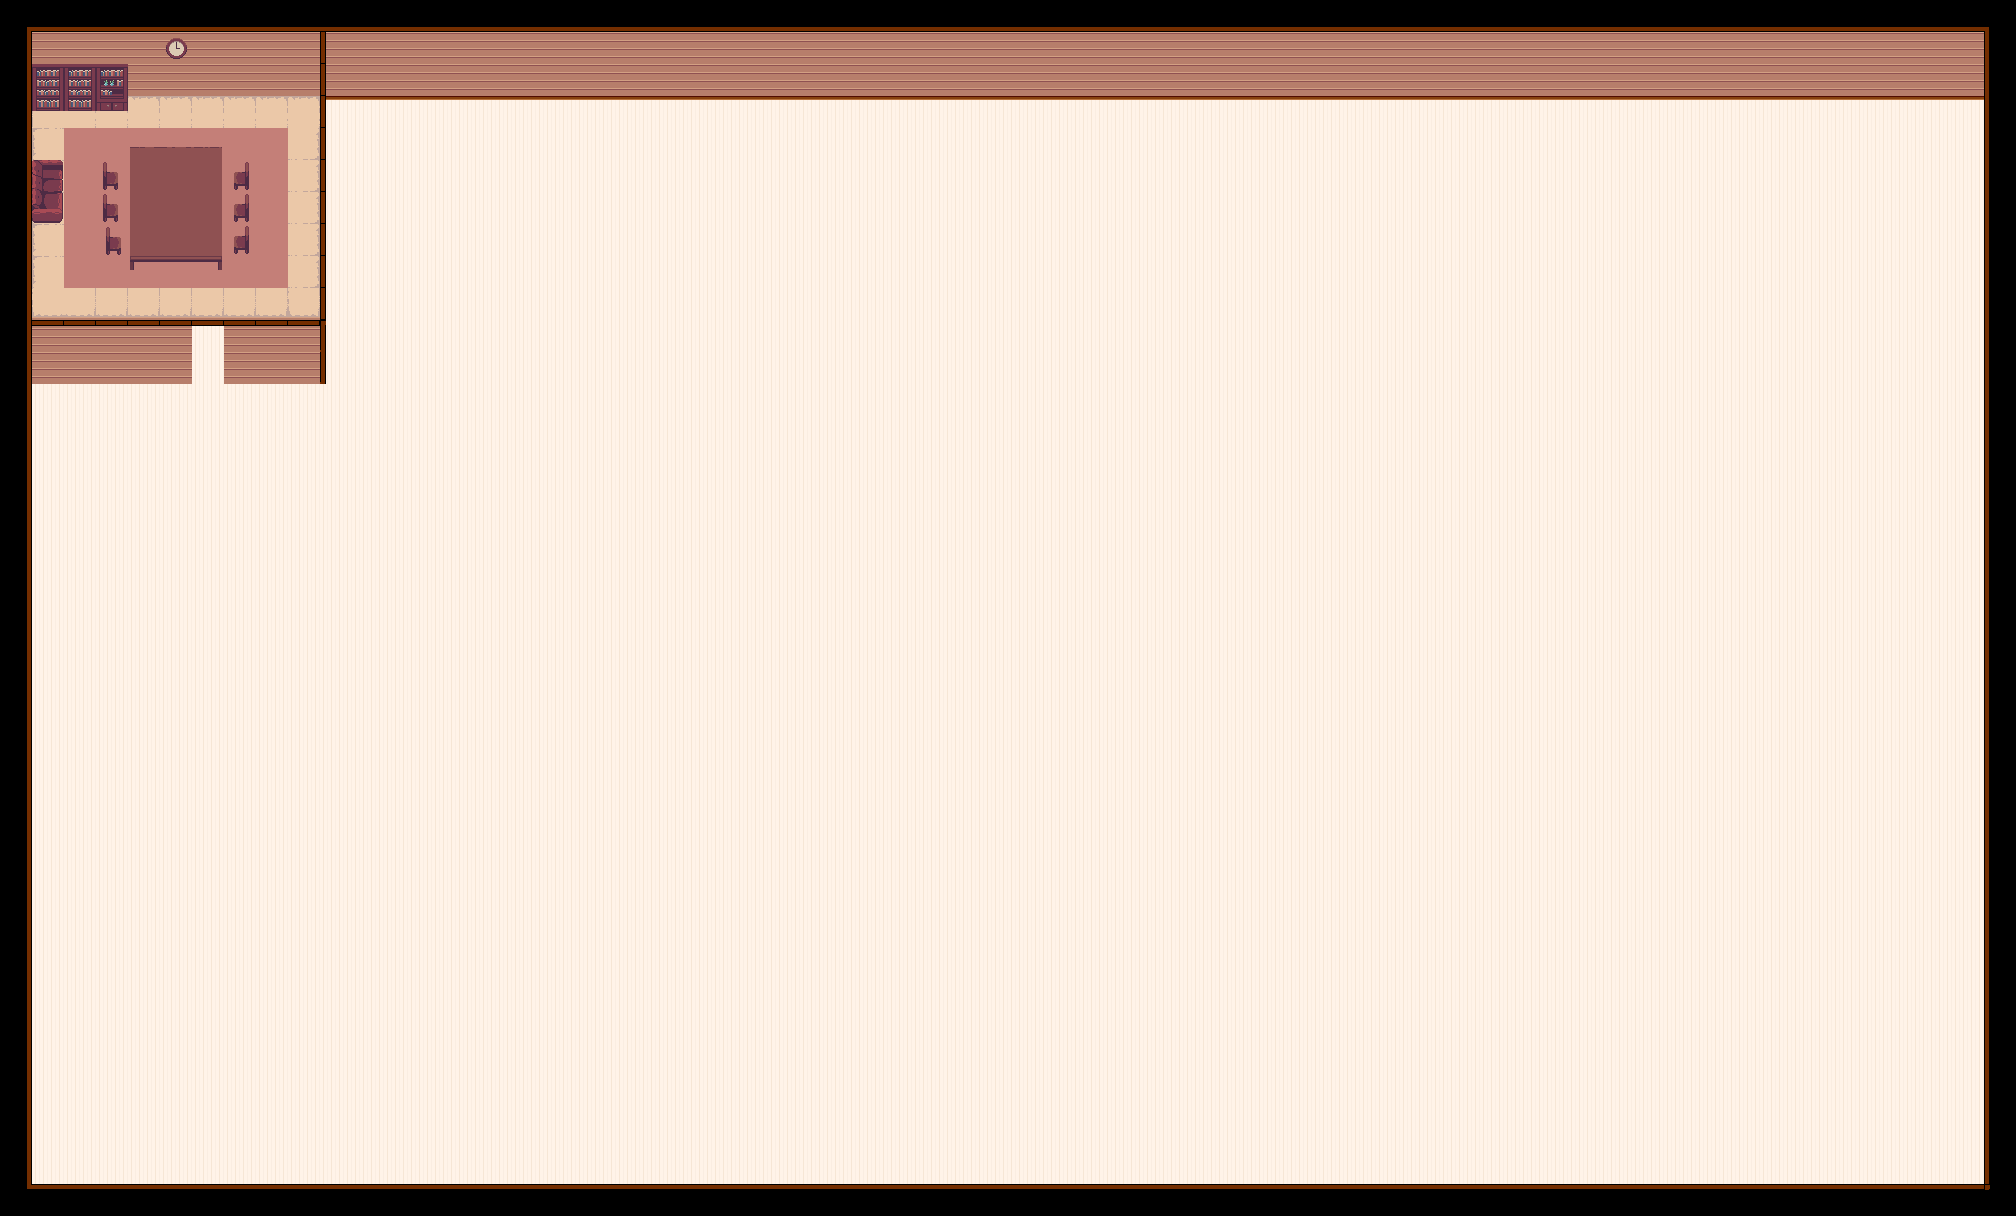

A 2D game scene composited from a Tiled map and its tileset images. What follows is a short description and the map's XML, with each tile layer's data collapsed to a summary:
An orthogonal 63x38 tile map with 32x32 px tiles, 5 tile layers (background, furnitures, wall-side, wall-top, ...), 4 tilesets and 3 objects (2x room-door-01).

<map version="1.10" tiledversion="1.11.2" orientation="orthogonal" renderorder="right-down" width="63" height="38" tilewidth="32" tileheight="32" infinite="0" nextlayerid="10" nextobjectid="10">
 <editorsettings>
  <export target="library-main.json" format="json" />
 </editorsettings>
 <tileset firstgid="1" source="door-and-room.tsx" />
 <tileset firstgid="217" source="collisions.tsx" />
 <tileset firstgid="221" source="furniture.tsx" />
 <tileset firstgid="445" source="bricks.tsx" />
 <layer id="1" name="background" width="63" height="38" locked="1">
  <data>[2394 cells, 2394 non-empty, 16 distinct tile ids]</data>
 </layer>
 <layer id="8" name="furnitures" width="63" height="38" locked="1">
  <data>[2394 cells, 30 non-empty, 18 distinct tile ids]</data>
 </layer>
 <layer id="6" name="wall-side" width="63" height="38" locked="1">
  <data>[2394 cells, 18 non-empty, 2 distinct tile ids]</data>
 </layer>
 <layer id="5" name="wall-top" width="63" height="38" locked="1">
  <data>[2394 cells, 19 non-empty, 3 distinct tile ids]</data>
 </layer>
 <layer id="4" name="collision" width="63" height="38" opacity="0">
  <data>[2394 cells, 336 non-empty, 1 distinct tile ids]</data>
 </layer>
 <objectgroup id="9" name="thin-wall" visible="0">
  <object id="9" x="320.667" y="95.6667" width="5" height="288.667" />
 </objectgroup>
 <objectgroup id="7" name="doors" locked="1">
  <object id="4" type="room-door-01" gid="181" x="192" y="384.25" width="32.25" height="32">
   <properties>
    <property name="closedTileId" value="180" />
    <property name="collisionKey" value="room-door-01" />
    <property name="openTileId" value="183" />
    <property name="status" value="closed" />
   </properties>
  </object>
  <object id="5" type="room-door-01" gid="163" x="192" y="353.25" width="32.25" height="32.5">
   <properties>
    <property name="closedTileId" value="162" />
    <property name="collisionKey" value="room-door-01" />
    <property name="openTileId" value="165" />
    <property name="status" value="closed" />
   </properties>
  </object>
 </objectgroup>
</map>
